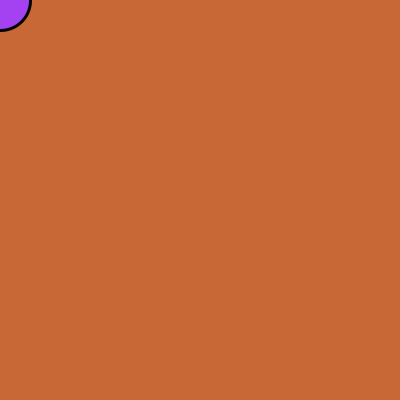
Frame 1 (no input)
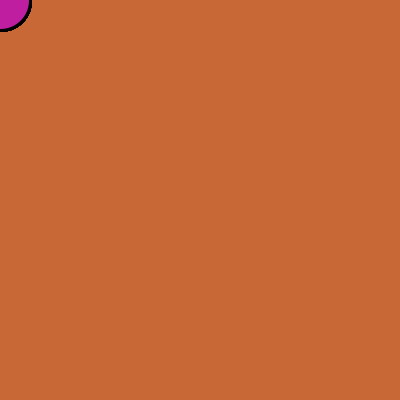
Frame 60 (the mouse pressed at the canvas centre just before this capture)
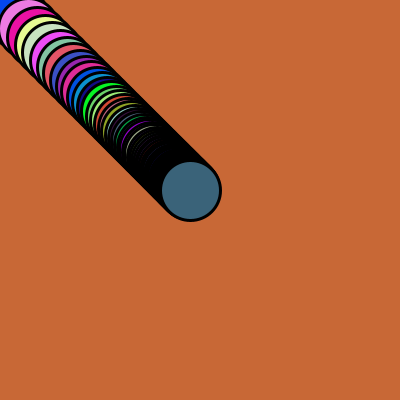
Frame 120 (the mouse held since frame 60 and released just before this capture)

The Processing sketch that drew these frames (run headless with seeded random() and noise(); from frame 60 on, the mouse is pressed at the canvas centre):

// Processing sketch: processing_129778
// ── processing_129778.pde

//Copyright Talha Aamir 2014

float x, y;
float wd, ht;
float easingCoef;
float diameter;
float r1, r2, r3;
float xDist, yDist;

void setup()
{
  size(400, 400);
  noCursor();
  easingCoef = .05; 
  background(200, 104, 54);
  wd = 200;
}

void draw()
{
   fill(200, 104, 54);  
  // x = mouseX;
  // y = mouseY;
   diameter = .3*wd;
   r1 = random(255);
   r2 = random(255);
   r3 = random(255);
   
   strokeWeight(5);
   stroke(r1, r2, r3);
   line(x, y, mouseX, mouseY);
   strokeWeight(3);
   stroke(0);
   fill(r1, r2, r3);
   ellipse(x, y, diameter, diameter);
   
   xDist = mouseX-x;
   yDist = mouseY-y;
   x = x + xDist*easingCoef;
   y = y + yDist*easingCoef;
}
